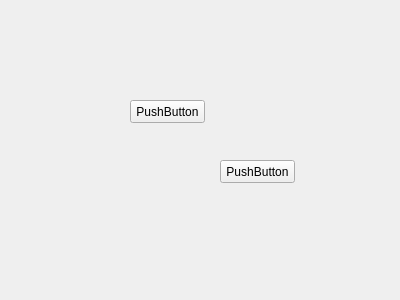
<?xml version="1.0" encoding="UTF-8"?>
<ui version="4.0">
 <class>Form</class>
 <widget class="QWidget" name="Form">
  <property name="geometry">
   <rect>
    <x>0</x>
    <y>0</y>
    <width>400</width>
    <height>300</height>
   </rect>
  </property>
  <property name="windowTitle">
   <string>Form</string>
  </property>
  <widget class="QPushButton" name="pushButton">
   <property name="geometry">
    <rect>
     <x>130</x>
     <y>100</y>
     <width>75</width>
     <height>23</height>
    </rect>
   </property>
   <property name="text">
    <string>PushButton</string>
   </property>
  </widget>
  <widget class="QPushButton" name="pushButton_2">
   <property name="geometry">
    <rect>
     <x>220</x>
     <y>160</y>
     <width>75</width>
     <height>23</height>
    </rect>
   </property>
   <property name="text">
    <string>PushButton</string>
   </property>
  </widget>
 </widget>
 <resources/>
 <connections/>
</ui>
